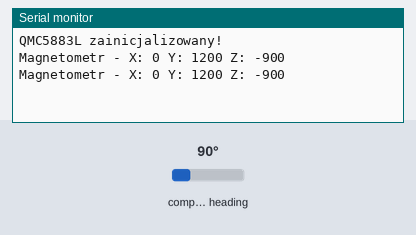
Recording of a sketch running on a simulated ESP32. On the bench: the last lines printed to the serial monitor. The inputs (shaded band) are chosen by the test bench; at power-on: compass heading 90°.

Above: at 1.8 s.
1.9 s: compass heading set to 7°
At 2.8 s:
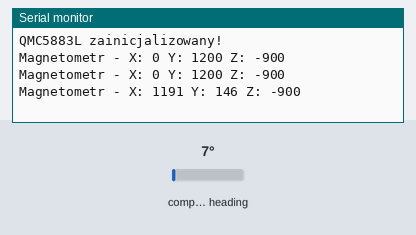
3.4 s: compass heading set to 180°
At 4.4 s:
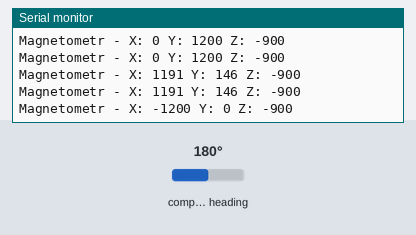
Timing chart, 0 to 6.4 s (numbered marks = the images above; inputs shaded):
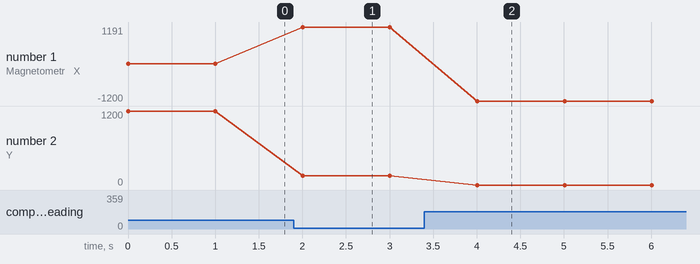

The sketch:

Test_HmC5883L.ino
```cpp
#include <Wire.h>
#include <QMC5883LCompass.h>

QMC5883LCompass compass;

void setup() {
  Serial.begin(115200);
  Wire.begin(21, 22); // SDA: GPIO21, SCL: GPIO22 dla ESP32

  // Inicjalizacja QMC5883L
  compass.init();
  //compass.setSamplingRate(50); // Ustaw częstotliwość próbkowania na 50 Hz
  //compass.setScale(2);         // Zakres pomiaru w gaussach (2 gaussy)
  //compass.setOrientation(0);   // Standardowa orientacja czujnika

  Serial.println("QMC5883L zainicjalizowany!");
}

void loop() {
  int x, y, z; // Dane z osi X, Y, Z
  compass.read(); // Odczyt danych z magnetometru
  x = compass.getX();
  y = compass.getY();
  z = compass.getZ();

  // Wyświetlenie danych magnetycznych
  Serial.print("Magnetometr - X: ");
  Serial.print(x);
  Serial.print(" Y: ");
  Serial.print(y);
  Serial.print(" Z: ");
  Serial.println(z);

  delay(1000); // Odczyt co sekundę
}
```

Measured:
- after the input at 1.9 s, the serial monitor: prints a new line after 0.10 s (image 1)
- after the input at 3.4 s, the serial monitor: prints a new line after 0.61 s (image 2)
- plotted number 1: 0 → 1191 after the input at 1.9 s, 1191 → -1200 after the input at 3.4 s
- plotted number 2: 1200 → 146 after the input at 1.9 s
